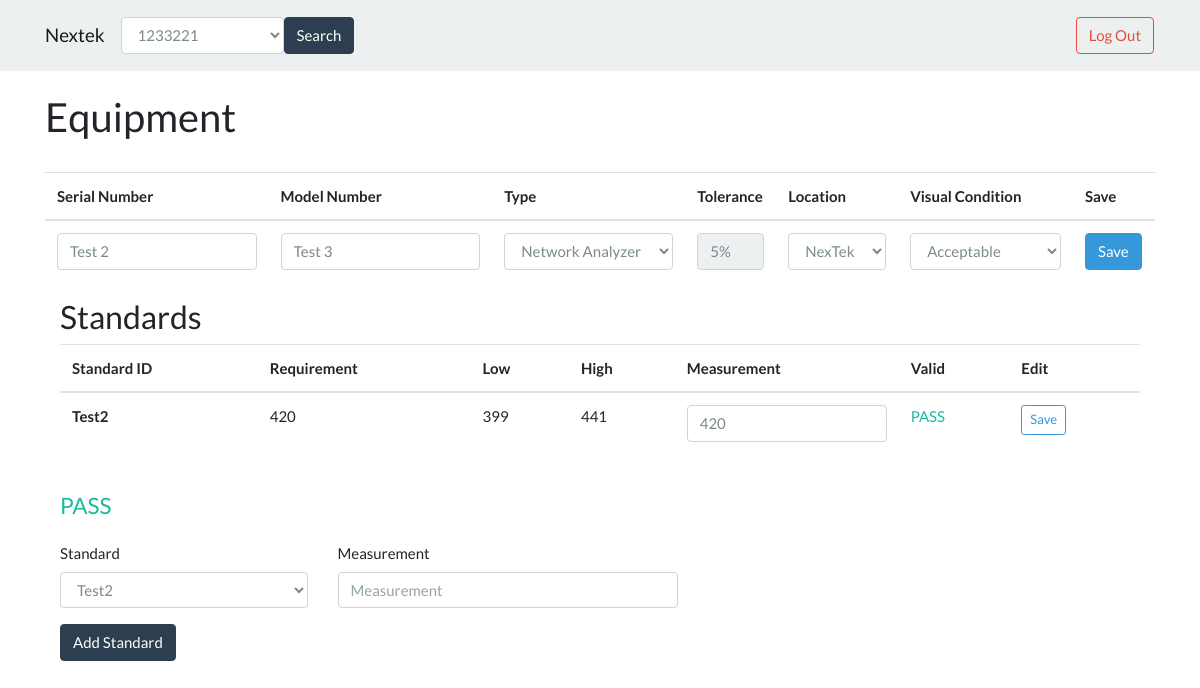
The app's page /edit_equipment.php?eid=1 (signed in) with its own data.
### tables this page shows
CREATE TABLE `equipmentlist` (
  `eid` int(11) NOT NULL,
  `serial_number` varchar(255) NOT NULL,
  `model_number` varchar(255) NOT NULL,
  `equip_type` int(11) NOT NULL,
  `equip_location` int(11) NOT NULL,
  `equip_viscon` varchar(255) NOT NULL,
  `change_id` int(11) NOT NULL
);

CREATE TABLE `typelist` (
  `type_id` int(11) NOT NULL,
  `type_name` text NOT NULL,
  `type_tolerance` double NOT NULL
);

CREATE TABLE `equipstdlist` (
  `equip_id` int(11) NOT NULL,
  `std_id` int(11) NOT NULL,
  `value` double NOT NULL,
  `change_id` int(11) NOT NULL
);

CREATE TABLE `standardlist` (
  `std_id` int(11) NOT NULL,
  `std_name` varchar(255) NOT NULL,
  `std_type` int(11) NOT NULL,
  `std_value` double NOT NULL,
  `std_unit` int(11) NOT NULL
);

### edit_equipment.php (the view, shortened to what this page needs)
<!DOCTYPE html>
<html lang="en">
  <?php
    include("db_header.php");
  ?>
  <head>
    <link rel="stylesheet" href="css/bootstrap.css" media="screen">
  </head>
  <body>
    <?php
      include("navbar.php");
    ?>
    <div class="container">
    <br>
    <?php echo "<h2>Equipment</h2>"; ?>
    <br>
    <?php if($_SESSION["logged_in"] == true):
        $conn = new mysqli($servername, $username, $password, $dbname);
        $sql = "SELECT * FROM equipmentlist, typelist, locationlist WHERE equipmentlist.equip_location = locationlist.location_id AND equipmentlist.equip_type = typelist.type_id AND eid = " . $_GET["eid"];
        $result = $conn->query($sql);
        if ($result->num_rows > 0) {
          echo "<table class='table table-hover'><thead><tr>
            <th scope=col>Serial Number</th>
            <th scope=col>Model Number</th>
            <th scope=col>Type</th>
            <th scope=col>Tolerance</th>
            <th scope=col>Location</th>
            <th scope=col>Visual Condition</th>
            <th scop=col>Save</th></tr></thead>";
          while ($row = $result->fetch_assoc()) {
            echo "<tr><th scope=row><form method='post' action='modify_equipment.php?eid=" . $_GET['eid'] . "'>";
            echo "<input type='text' class='form-control' name='serial_number' value='" . $row["serial_number"] . "'></th>";
            echo "<td><input type='text' class='form-control' name='model_number' value='" . $row['model_number'] . "'></td>
              <td><select class='form-control' name='equip_type' value='" . $row["equip_type"] . "'>";
            $conn = new mysqli($servername, $username, $password, $dbname);
            $sql2 = "SELECT * from typelist";
            $result2 = $conn->query($sql2);
            while ($row2 = $result2->fetch_assoc()) {
              echo "<option value=\"" . $row2["type_id"] . "\">" . $row2["type_name"] . "</option>";
            }
            echo "</td><td><input class='form-control' id='readOnlyInput' type='text' value=" . $row["type_tolerance"] * 100 . "% readonly='' size='2'></td>
            <td><select class='form-control' name='equip_location' value='" . $row["equip_location"] . "'>";
            $conn = new mysqli($servername, $username, $password, $dbname);
            $sql2 = "SELECT * from locationlist";
            $result2 = $conn->query($sql2);
            while ($row2 = $result2->fetch_assoc()) {
              echo "<option value=\"" . $row2["location_id"] . "\">" . $row2["location_name"] . "</option>";
            }
            echo "</td><td><select class='form-control' name='equip_viscon' value='" . $row["equip_viscon"] . "'>";
            $conn = new mysqli($servername, $username, $password, $dbname);
            $sql2 = "SELECT * from conditionlist";
            $result2 = $conn->query($sql2);
            while ($row2 = $result2->fetch_assoc()) {
              echo "<option value=\"" . $row2["cond_quality"] . "\">" . $row2["cond_quality"] . "</option>";
            }
            echo "</td><td><button class='btn btn-info' type='submit'>Save</button></form></td></tr>";
          }
          echo "</table>";
        } else {
            echo "<h3>No standard data found.</h3><br><br>";
        } ?>
        <div class="container">
        <h3>Standards</h3>
        <?php $conn = new mysqli($servername, $username, $password, $dbname);
        $sql = "SELECT * FROM equipstdlist, standardlist, equipmentlist, typelist WHERE equipstdlist.equip_id = " . $_GET["eid"] . " AND equipmentlist.eid = " . $_GET["eid"] . "
           AND standardlist.std_id = equipstdlist.std_id AND equipmentlist.equip_type = typelist.type_id";
        $result = $conn->query($sql);
        $VALID = TRUE;
        if ($result->num_rows > 0) {
          echo "<table class='table table-hover'><thead><tr>
            <th scope=col>Standard ID</th>
            <th scope=col>Requirement</th>
            <th scope=col>Low</th>
            <th scope=col>High</th>
            <th scope=col>Measurement</th>
            <th scope=col>Valid</th>
            <th scope=col>Edit</th></tr></thead>";
          while ($row = $result->fetch_assoc()) {
            $tolerance = $row["type_tolerance"];
            $lowreq = $row["std_value"] * (1 - $tolerance);
            $highreq = $row["std_value"] * (1 + $tolerance);
            echo "<tr><th scope=row>" . $row["std_name"] . "</th><td>" . $row["std_value"] . "</td><td>" . $lowreq . "</td><td>"
            . $highreq . "</td>";
            echo "<td><input type='text' class='form-control' name='std_value' size='4' value=" . $row["value"] . "></td>";
            if ($row["value"]  <= $highreq && $row["value"]  >= $lowreq) {
              echo "<td class='text-success'>PASS</td>";
            } else {
              echo "<td class='text-danger'>FAIL</td>";
              $VALID = FALSE;
            }
            echo "<td><button class='btn btn-outline-info btn-sm' href=\"edit_std_equip.php?=" . $row['std_id'] . "\">Save</a></td></tr>";
          }
          echo "</table>";
          echo "</br><h4>";
          if ($VALID) {
            echo "<p class='text-success'>PASS</h4></p>";
          } else {
            echo "<p class='text-danger'>FAIL</h4></p>";
          }
        } else {
            echo "<h4>No standard data found.</h4>";
        }
        ?>
        <form method="post" action="add_std_equip.php">
          <fieldset>
            <div class="row">
              <div class="col-lg-3">
                <div class="form-group">
                  <label class="col-form-label" for="std_id">Standard</label>
                  <select class="form-control" name="std_id">
                    <?php
                      $conn = new mysqli($servername, $username, $password, $dbname);
                      $sql = "SELECT * from standardlist";
                      $result = $conn->query($sql);
                      while ($row = $result->fetch_assoc()) {
                        echo "<option value=\"" . $row["std_id"] . "\">" . $row["std_name"] . "</option>";
                      }
                    ?>
                  </select>
                </div>
              </div>
              <div class="col-lg-4">
                <div class="form-group">
                  <label class="col-form-label" for="std_value">Measurement</label>
                  <input type="text" class="form-control" name="std_value" placeholder="Measurement">
                </div>
              </div>
            </div>
            <button type="submit" class="btn btn-primary">Add Standard</button>
          </fieldset>
        </form>
        </div>
    <?php endif ?>
    </div>
  </body>
</html>

### records on screen
equipmentlist: serial_number "Test 2", model_number "Test 3", type_tolerance "5%"
equipstdlist: std.std_name "Test2", std.std_value "420", std.type_tolerance "399", std.type_tolerance "441", std_value "420", shows "PASS"

### other values on screen
form field entry "1233221"
form field equip_type "Network Analyzer"
form field equip_location "NexTek"
form field equip_viscon "Acceptable"
form field std_id "Test2"
